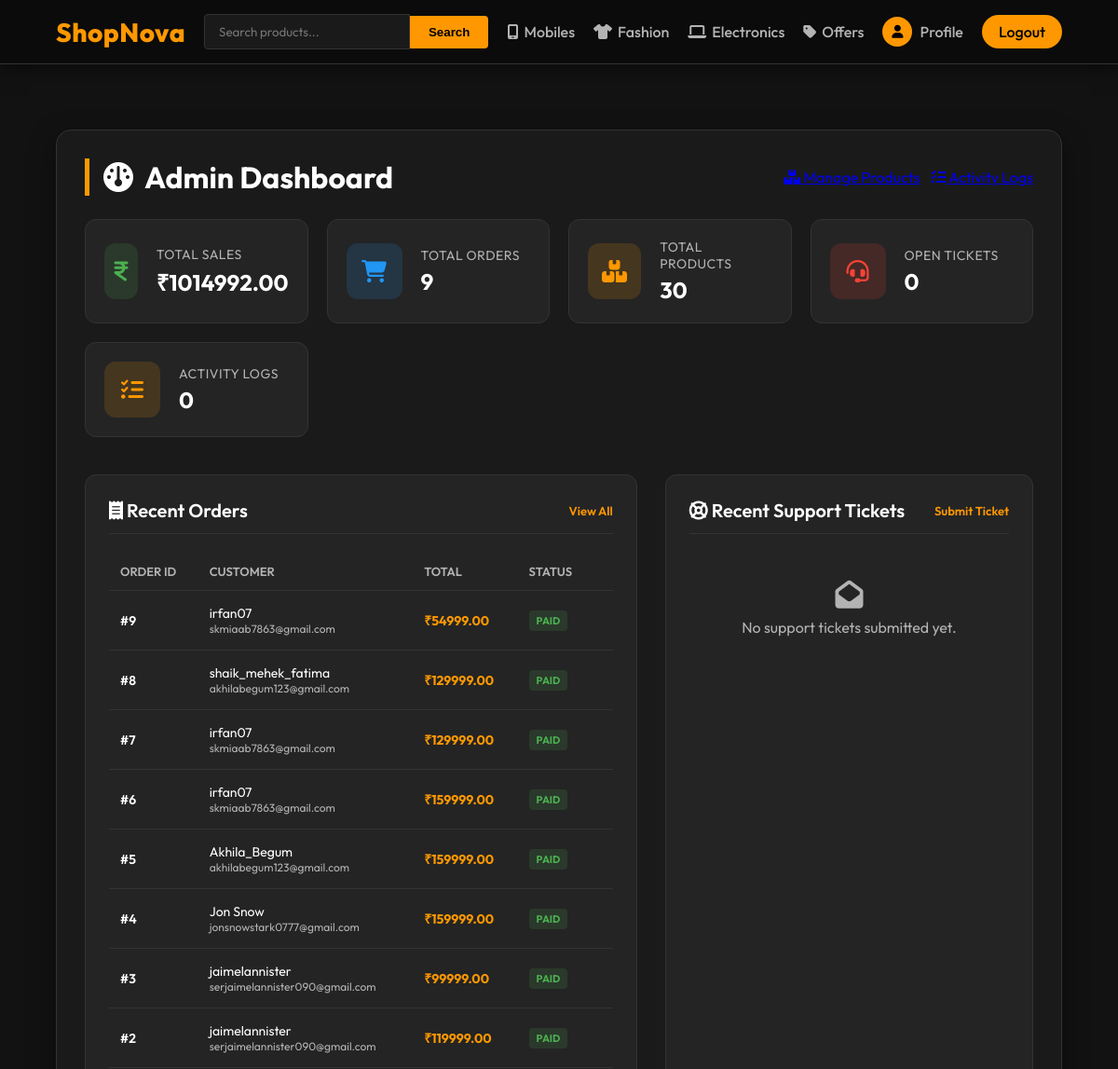
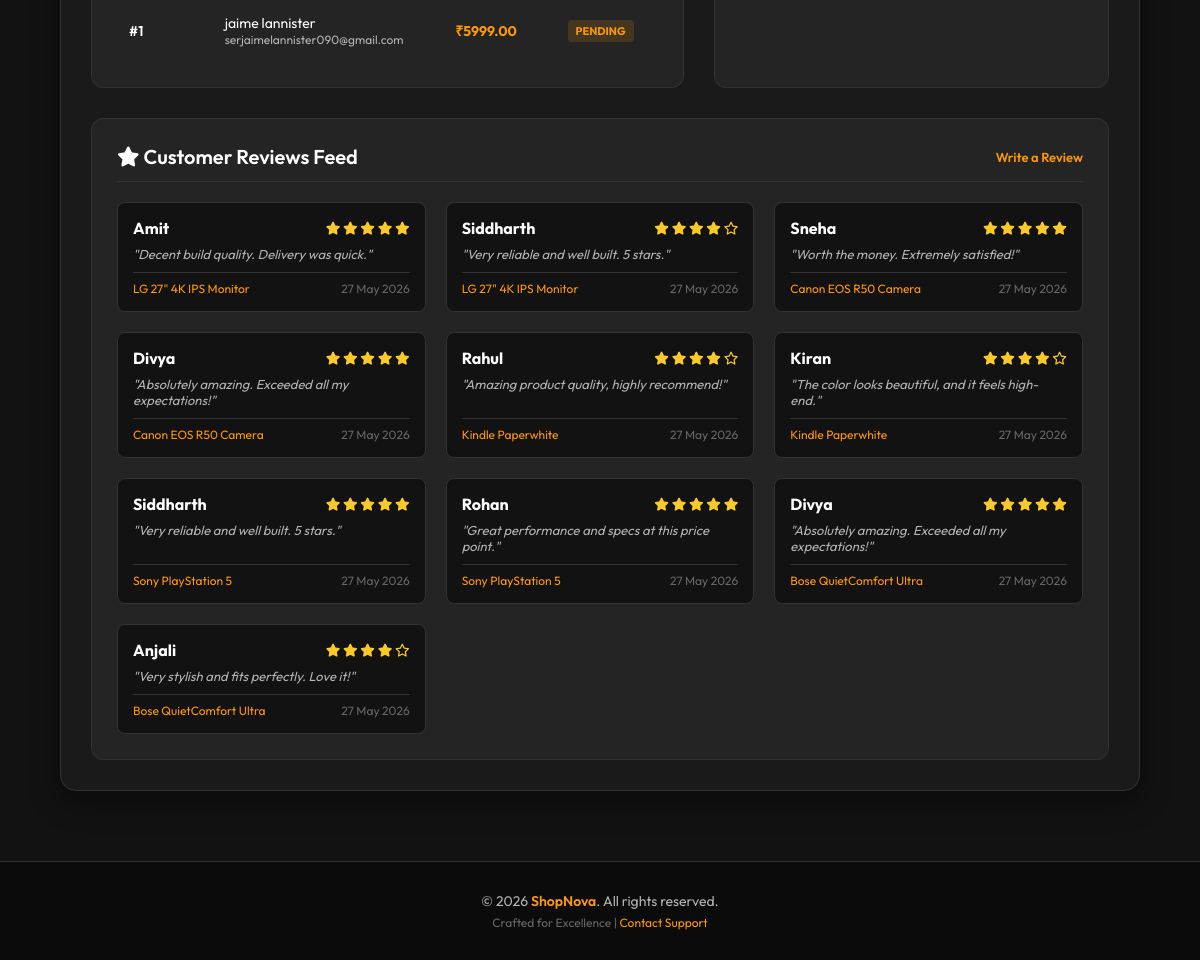
/admin_dashboard/ (signed in), run on the app's committed database (2 pictures, top to bottom).
### orders/models.py (models this page shows, shortened)
class Order(models.Model):
    STATUS_CHOICES = [
        ('pending', 'Pending'),
        ('paid', 'Paid'),
        ('shipped', 'Shipped'),
        ('delivered', 'Delivered'),
        ('cancelled', 'Cancelled'),
    ]
    user = models.ForeignKey(User, on_delete=models.CASCADE, null=True, blank=True)
    session_id = models.CharField(max_length=100, null=True, blank=True)
    name = models.CharField(max_length=100)
    email = models.EmailField()
    address = models.TextField()
    city = models.CharField(max_length=100)
    zip_code = models.CharField(max_length=20)
    total_amount = models.DecimalField(max_digits=10, decimal_places=2)
    status = models.CharField(max_length=20, choices=STATUS_CHOICES, default='pending')
    created_at = models.DateTimeField(auto_now_add=True)

### reviews/models.py (models this page shows, shortened)
class Review(models.Model):
    user_name = models.CharField(max_length=100)
    product = models.ForeignKey(Product, on_delete=models.CASCADE, related_name='reviews')
    rating = models.IntegerField(default=5)
    comment = models.TextField()
    created_at = models.DateTimeField(auto_now_add=True)

### homepage/models.py (models this page shows, shortened)
class Product(models.Model):
    CATEGORY_CHOICES = [
        ('mobiles', 'Mobiles'),
        ('fashion', 'Fashion'),
        ('electronics', 'Electronics'),
    ]
    name = models.CharField(max_length=200)
    price = models.DecimalField(max_digits=10, decimal_places=2)
    description = models.TextField()
    category = models.CharField(max_length=50, choices=CATEGORY_CHOICES)
    rating = models.DecimalField(max_digits=3, decimal_places=1, default=4.0)
    image_url = models.URLField(max_length=500, blank=True, null=True)
    created_at = models.DateTimeField(auto_now_add=True)

### admin_dashboard/views.py (the view)
# urls.py: path('', views.dashboard_home, name='dashboard_home'),
@staff_member_required(login_url='login')
def dashboard_home(request):
    orders = Order.objects.all().order_by('-created_at')[:10]
    products = Product.objects.all()
    tickets = SupportTicket.objects.all().order_by('-created_at')[:10]
    reviews = Review.objects.all().order_by('-created_at')[:10]
    logs_count = AdminActivityLog.objects.count()
    total_sales = sum(o.total_amount for o in Order.objects.filter(status='paid'))
    orders_count = Order.objects.count()
    products_count = Product.objects.count()
    tickets_count = SupportTicket.objects.filter(status='Open').count()
    context = {
        'orders': orders,
        'products': products,
        'tickets': tickets,
        'reviews': reviews,
        'total_sales': total_sales,
        'orders_count': orders_count,
        'products_count': products_count,
        'tickets_count': tickets_count,
        'logs_count': logs_count,
    }
    return render(request, 'admin_dashboard_test.html', context)

### admin_dashboard/templates/admin_dashboard_test.html (shortened to what this page needs)
{% extends 'base.html' %}
{% load static %}
{% block extra_css %}
<link rel="stylesheet" href="{% static 'admin_dashboard/css/style.css' %}">
{% endblock %}
{% block content %}
<div class="admin-container">
    <div style="display: flex; justify-content: space-between; align-items: center; margin-bottom: 25px; flex-wrap: wrap; gap: 15px;">
        <h2 class="admin-title" style="margin-bottom: 0;">
            <i class="fa-solid fa-gauge"></i> Admin Dashboard
        </h2>
        <div style="display: flex; gap: 12px;">
            <a href="{% url 'admin_product_list' %}" class="btn-admin-nav">
                <i class="fa-solid fa-boxes-stacked"></i> Manage Products
            </a>
            <a href="{% url 'admin_activity_logs' %}" class="btn-admin-nav">
                <i class="fa-solid fa-list-check"></i> Activity Logs
            </a>
        </div>
    </div>
    <div class="stat-grid">
        <div class="stat-card">
            <div class="stat-icon sales">
                <i class="fa-solid fa-indian-rupee-sign"></i>
            </div>
            <div class="stat-info">
                <span class="stat-label">Total Sales</span>
                <span class="stat-value">₹{{ total_sales|floatformat:2 }}</span>
            </div>
        </div>
        <div class="stat-card">
            <div class="stat-icon orders">
                <i class="fa-solid fa-cart-shopping"></i>
            </div>
            <div class="stat-info">
                <span class="stat-label">Total Orders</span>
                <span class="stat-value">{{ orders_count }}</span>
            </div>
        </div>
        <div class="stat-card">
            <div class="stat-icon">
                <i class="fa-solid fa-boxes-stacked"></i>
            </div>
            <div class="stat-info">
                <span class="stat-label">Total Products</span>
                <span class="stat-value">{{ products_count }}</span>
            </div>
        </div>
        <div class="stat-card">
            <div class="stat-icon tickets">
                <i class="fa-solid fa-headset"></i>
            </div>
            <div class="stat-info">
                <span class="stat-label">Open Tickets</span>
                <span class="stat-value">{{ tickets_count }}</span>
            </div>
        </div>
        <div class="stat-card">
            <div class="stat-icon logs">
                <i class="fa-solid fa-list-check"></i>
            </div>
            <div class="stat-info">
                <span class="stat-label">Activity Logs</span>
                <span class="stat-value">{{ logs_count }}</span>
            </div>
        </div>
    </div>
    <div class="dashboard-grid">
        <div class="panel-card">
            <div class="panel-header">
                <span><i class="fa-solid fa-receipt"></i> Recent Orders</span>
                <a href="/orders/" style="font-size: 13px; color: var(--accent-orange); text-decoration: none;">View All</a>
            </div>
            {% if orders %}
                <table class="admin-table">
                    <thead>
                        <tr>
                            <th>Order ID</th>
                            <th>Customer</th>
                            <th>Total</th>
                            <th>Status</th>
                        </tr>
                    </thead>
                    <tbody>
                        {% for order in orders %}
                            <tr>
                                <td style="font-weight: 600; color: #fff;">#{{ order.id }}</td>
                                <td>
                                    <div>{{ order.name }}</div>
                                    <div style="font-size: 12px; color: var(--text-secondary);">{{ order.email }}</div>
                                </td>
                                <td style="font-weight: 700; color: var(--accent-orange);">₹{{ order.total_amount }}</td>
                                <td>
                                    <span class="status-badge {{ order.status }}">{{ order.status }}</span>
                                </td>
                            </tr>
                        {% endfor %}
                    </tbody>
                </table>
            {% else %}
                <div style="text-align: center; padding: 30px; color: var(--text-secondary);">
                    <i class="fa-solid fa-circle-info" style="font-size: 30px; margin-bottom: 10px;"></i>
                    <p>No orders placed yet.</p>
                </div>
            {% endif %}
        </div>
        <div class="panel-card">
            <div class="panel-header">
                <span><i class="fa-solid fa-life-ring"></i> Recent Support Tickets</span>
                <a href="/support/" style="font-size: 13px; color: var(--accent-orange); text-decoration: none;">Submit Ticket</a>
            </div>
            {% if tickets %}
                <div>
                    {% for ticket in tickets %}
                        <div class="list-item-custom">
                            <div class="item-main">
                                <div class="item-title">{{ ticket.subject }}</div>
                                <div class="item-sub">By {{ ticket.name }} ({{ ticket.email }})</div>
                                <p style="font-size: 12px; color: var(--text-secondary); margin-top: 6px; background-color: var(--bg-primary); padding: 8px; border-radius: 4px; border: 1px solid var(--border-color);">
                                    {{ ticket.message }}
                                </p>
                            </div>
                            <div class="item-right">
                                <span class="status-badge {% if ticket.status == 'Open' %}open{% else %}closed{% endif %}">{{ ticket.status }}</span>
                                <span style="font-size: 11px; color: var(--text-secondary);">{{ ticket.created_at|date:"d M H:i" }}</span>
                            </div>
                        </div>
                    {% endfor %}
                </div>
            {% else %}
                <div style="text-align: center; padding: 30px; color: var(--text-secondary);">
                    <i class="fa-solid fa-envelope-open" style="font-size: 30px; margin-bottom: 10px;"></i>
                    <p>No support tickets submitted yet.</p>
                </div>
            {% endif %}
        </div>
    </div>
    <div class="panel-card" style="margin-top: 30px;">
        <div class="panel-header">
            <span><i class="fa-solid fa-star"></i> Customer Reviews Feed</span>
            <a href="/reviews/" style="font-size: 13px; color: var(--accent-orange); text-decoration: none;">Write a Review</a>
        </div>
        {% if reviews %}
            <div style="display: grid; grid-template-columns: repeat(auto-fit, minmax(300px, 1fr)); gap: 20px;">
                {% for review in reviews %}
                    <div style="background-color: var(--bg-primary); border: 1px solid var(--border-color); border-radius: 8px; padding: 15px; display: flex; flex-direction: column; justify-content: space-between;">
                        <div>
                            <div style="display: flex; justify-content: space-between; align-items: center; margin-bottom: 8px;">
                                <strong style="color: #fff;">{{ review.user_name }}</strong>
                                <span style="color: #ffca28; font-size: 13px;">
                                    {% for i in "12345" %}
                                        {% if forloop.counter <= review.rating %}
                                            <i class="fa-solid fa-star"></i>
                                        {% else %}
                                            <i class="fa-regular fa-star"></i>
                                        {% endif %}
                                    {% endfor %}
                                </span>
                            </div>
                            <p style="font-size: 13px; color: var(--text-secondary); font-style: italic; margin-bottom: 10px;">"{{ review.comment }}"</p>
                        </div>
                        <div style="font-size: 12px; border-top: 1px solid var(--border-color); padding-top: 8px; display: flex; justify-content: space-between; align-items: center;">
                            <span style="color: var(--accent-orange);">{{ review.product.name }}</span>
                            <span style="color: #666;">{{ review.created_at|date:"d M Y" }}</span>
                        </div>
                    </div>
                {% endfor %}
            </div>
        {% else %}
            <div style="text-align: center; padding: 30px; color: var(--text-secondary);">
                <i class="fa-solid fa-comment-slash" style="font-size: 30px; margin-bottom: 10px;"></i>
                <p>No product reviews submitted yet.</p>
            </div>
        {% endif %}
    </div>
</div>
{% endblock %}

### admin_dashboard/static/admin_dashboard/css/style.css (style rules this page uses)
.admin-container { max-width: 1200px; margin: 40px auto; background-color: var(--bg-secondary); border: 1px solid var(--border-color); border-radius: 16px; padding: 30px; box-shadow: 0 10px 30px rgba(0, 0, 0, 0.4); }
.admin-title { font-size: 32px; font-weight: 700; margin-bottom: 25px; color: #fff; border-left: 5px solid var(--accent-orange); padding-left: 15px; display: flex; align-items: center; gap: 12px; }
.stat-grid { display: grid; grid-template-columns: repeat(auto-fit, minmax(220px, 1fr)); gap: 20px; margin-bottom: 40px; }
.stat-card { background-color: var(--bg-card); border: 1px solid var(--border-color); border-radius: 12px; padding: 20px; display: flex; align-items: center; gap: 20px; transition: transform 0.3s, border-color 0.3s; }
.stat-icon { width: 60px; height: 60px; border-radius: 12px; background-color: rgba(255, 152, 0, 0.15); display: flex; align-items: center; justify-content: center; font-size: 24px; color: var(--accent-orange); }
.stat-icon.sales { background-color: rgba(76, 175, 80, 0.15); color: #4CAF50; }
.stat-icon.orders { background-color: rgba(33, 150, 243, 0.15); color: #2196F3; }
.stat-icon.tickets { background-color: rgba(244, 67, 54, 0.15); color: #f44336; }
.stat-info { display: flex; flex-direction: column; }
.stat-label { font-size: 14px; color: var(--text-secondary); text-transform: uppercase; letter-spacing: 0.5px; }
.stat-value { font-size: 24px; font-weight: 700; color: #fff; margin-top: 4px; }
.dashboard-grid { display: grid; grid-template-columns: 1.5fr 1fr; gap: 30px; }
.panel-card { background-color: var(--bg-card); border: 1px solid var(--border-color); border-radius: 12px; padding: 25px; }
.panel-header { font-size: 20px; font-weight: 600; margin-bottom: 20px; color: #fff; display: flex; justify-content: space-between; align-items: center; border-bottom: 1px solid var(--border-color); padding-bottom: 12px; }
.admin-table { width: 100%; border-collapse: collapse; }
.admin-table th { text-align: left; padding: 12px; border-bottom: 1px solid var(--border-color); color: var(--text-secondary); font-weight: 600; font-size: 13px; text-transform: uppercase; }
.admin-table td { padding: 15px 12px; border-bottom: 1px solid var(--border-color); font-size: 14px; }
.admin-table tr:last-child td { border-bottom: none; }
.status-badge { padding: 4px 8px; border-radius: 4px; font-size: 11px; font-weight: 700; text-transform: uppercase; display: inline-block; }
.status-badge.pending { background-color: rgba(255, 152, 0, 0.15); color: #ff9800; }
.status-badge.paid { background-color: rgba(76, 175, 80, 0.15); color: #4CAF50; }

### templates/base.html (style rules this page uses)
:root { --bg-primary: #121212; --bg-secondary: #1a1a1a; --bg-card: #242424; --text-primary: #ffffff; --text-secondary: #b3b3b3; --accent-orange: #ff9800; --accent-pink: #e91e63; --border-color: #333333; --glass-bg: rgba(30, 30, 30, 0.75); --glass-border: rgba(255, 255, 255, 0.1); }
* { box-sizing: border-box; margin: 0; padding: 0; }
body { font-family: 'Outfit', sans-serif; background-color: #121212; color: var(--text-primary); min-height: 100vh; display: flex; flex-direction: column; }

### data on the page
Order: id "9", name "irfan07", email "skmiaab7863@gmail.com", total_amount "54999.00", status "PAID"
Order: id "8", name "shaik_mehek_fatima", email "akhilabegum123@gmail.com", total_amount "129999.00", status "PAID"
Order: id "7", name "irfan07", email "skmiaab7863@gmail.com", total_amount "129999.00", status "PAID"
Order: id "6", name "irfan07", email "skmiaab7863@gmail.com", total_amount "159999.00", status "PAID"
Order: id "5", name "Akhila_Begum", email "akhilabegum123@gmail.com", total_amount "159999.00", status "PAID"
Order: id "4", name "Jon Snow", email "jonsnowstark0777@gmail.com", total_amount "159999.00", status "PAID"
Order: id "3", name "jaimelannister", email "serjaimelannister090@gmail.com", total_amount "99999.00", status "PAID"
Order: id "2", name "jaimelannister", email "serjaimelannister090@gmail.com", total_amount "119999.00", status "PAID"
Order: id "1", name "jaime lannister", email "serjaimelannister090@gmail.com", total_amount "5999.00", status "PENDING"
Review: user_name "Amit", rating 5 (drawn), comment "Decent build quality. Delivery was quick.", product.name "LG 27\" 4K IPS Monitor", created_at "27 May 2026"
Review: user_name "Siddharth", rating 4 (drawn), comment "Very reliable and well built. 5 stars.", product.name "LG 27\" 4K IPS Monitor", created_at "27 May 2026"
Review: user_name "Sneha", rating 5 (drawn), comment "Worth the money. Extremely satisfied!", product.name "Canon EOS R50 Camera", created_at "27 May 2026"
Review: user_name "Divya", rating 5 (drawn), comment "Absolutely amazing. Exceeded all my expectations!", product.name "Canon EOS R50 Camera", created_at "27 May 2026"
Review: user_name "Rahul", rating 4 (drawn), comment "Amazing product quality, highly recommend!", product.name "Kindle Paperwhite", created_at "27 May 2026"
Review: user_name "Kiran", rating 4 (drawn), comment "The color looks beautiful, and it feels high-end.", product.name "Kindle Paperwhite", created_at "27 May 2026"
Review: user_name "Siddharth", rating 5 (drawn), comment "Very reliable and well built. 5 stars.", product.name "Sony PlayStation 5", created_at "27 May 2026"
Review: user_name "Rohan", rating 5 (drawn), comment "Great performance and specs at this price point.", product.name "Sony PlayStation 5", created_at "27 May 2026"
Review: user_name "Divya", rating 5 (drawn), comment "Absolutely amazing. Exceeded all my expectations!", product.name "Bose QuietComfort Ultra", created_at "27 May 2026"
Review: user_name "Anjali", rating 4 (drawn), comment "Very stylish and fits perfectly. Love it!", product.name "Bose QuietComfort Ultra", created_at "27 May 2026"

### other printed values
{{ total_sales|floatformat:2 }} "1014992.00"
{{ orders_count }} "9"
{{ products_count }} "30"
{{ tickets_count }} "0"
{{ logs_count }} "0"
